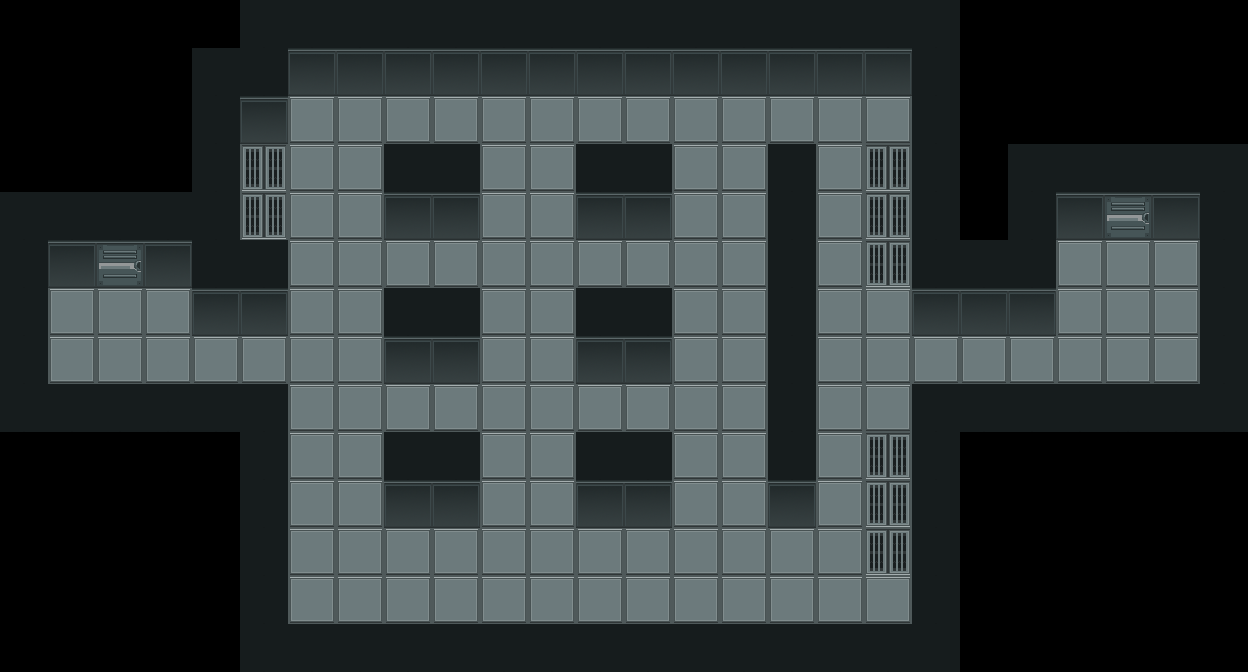

A level layout from a 2D game, rendered from its tile map. Below: a short description, then the map file with its tile-grid data intact:
An orthogonal 26x14 tile map with 48x48 px tiles, 1 tile layer (floor) and 15 objects (4x enemy, 4x health, 3x cash, 2x ammo, 2x portal).

<map version="1.2" tiledversion="2019.04.03" orientation="orthogonal" renderorder="right-down" width="26" height="14" tilewidth="48" tileheight="48" infinite="0" nextlayerid="4" nextobjectid="20">
 <tileset firstgid="1" name="tiles48" tilewidth="48" tileheight="48" tilecount="20" columns="10">
  <image source="tiles48.png" width="480" height="96" />
 </tileset>
 <layer id="2" name="floor" width="26" height="14">
  <data encoding="csv">
0,0,0,0,0,2,2,2,2,2,2,2,2,2,2,2,2,2,2,2,0,0,0,0,0,0,
0,0,0,0,2,2,1,1,1,1,1,1,1,1,1,1,1,1,1,2,0,0,0,0,0,0,
0,0,0,0,2,1,4,4,4,4,4,4,4,4,4,4,4,4,4,2,0,0,0,0,0,0,
0,0,0,0,2,3221225480,4,4,2,2,4,4,2,2,4,4,2,4,3221225480,2,0,2,2,2,2,2,
2,2,2,2,2,3221225480,4,4,1,1,4,4,1,1,4,4,2,4,3221225480,2,0,2,1,3,1,2,
2,1,3,1,2,2,4,4,4,4,4,4,4,4,4,4,2,4,3221225480,2,2,2,4,4,4,2,
2,4,4,4,1,1,4,4,2,2,4,4,2,2,4,4,2,4,4,1,1,1,4,4,4,2,
2,4,4,4,4,4,4,4,1,1,4,4,1,1,4,4,2,4,4,4,4,4,4,4,4,2,
2,2,2,2,2,2,4,4,4,4,4,4,4,4,4,4,2,4,4,2,2,2,2,2,2,2,
0,0,0,0,0,2,4,4,2,2,4,4,2,2,4,4,2,4,3221225480,2,0,0,0,0,0,0,
0,0,0,0,0,2,4,4,1,1,4,4,1,1,4,4,1,4,3221225480,2,0,0,0,0,0,0,
0,0,0,0,0,2,4,4,4,4,4,4,4,4,4,4,4,4,3221225480,2,0,0,0,0,0,0,
0,0,0,0,0,2,4,4,4,4,4,4,4,4,4,4,4,4,4,2,0,0,0,0,0,0,
0,0,0,0,0,2,2,2,2,2,2,2,2,2,2,2,2,2,2,2,0,0,0,0,0,0
</data>
 </layer>
 <objectgroup id="3" name="objects">
  <object id="1" type="ammo" gid="7" x="240" y="192" width="48" height="48" />
  <object id="2" type="ammo" gid="7" x="240" y="240" width="48" height="48" />
  <object id="3" type="enemy" gid="10" x="480" y="240" width="48" height="48" />
  <object id="7" type="enemy" gid="10" x="480" y="528" width="48" height="48" />
  <object id="8" type="enemy" gid="10" x="672" y="336" width="48" height="48" />
  <object id="9" type="enemy" gid="10" x="960" y="384" width="48" height="48" />
  <object id="11" type="health" gid="6" x="432" y="432" width="48" height="48" />
  <object id="12" type="health" gid="6" x="624" y="432" width="48" height="48" />
  <object id="13" type="health" gid="6" x="432" y="288" width="48" height="48" />
  <object id="14" type="health" gid="6" x="624" y="288" width="48" height="48" />
  <object id="15" type="cash" gid="9" x="1152" y="384" width="48" height="48" />
  <object id="16" type="cash" gid="9" x="864" y="240" width="48" height="48" />
  <object id="17" type="cash" gid="9" x="864" y="528" width="48" height="48" />
  <object id="18" name="bar" type="portal" gid="3" x="96" y="288" width="48" height="48" />
  <object id="19" name="level2" type="portal" gid="3" x="1104" y="240" width="48" height="48" />
 </objectgroup>
</map>
